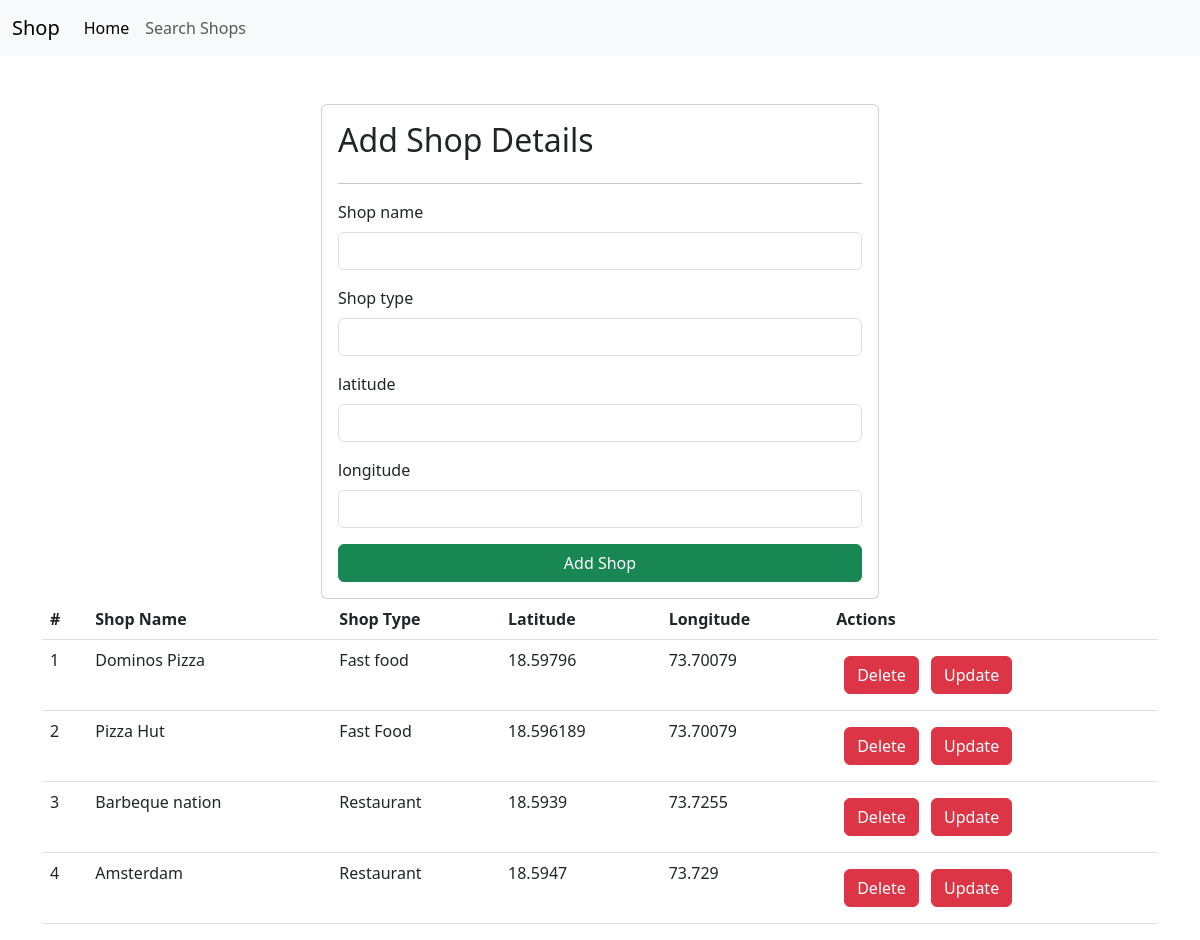
The page / on the database its author committed.
### home/models.py (models this page shows, shortened)
class Shop(models.Model):
    shop_name=models.CharField(max_length=100)
    shop_type=models.CharField(max_length=100)
    latitude = models.FloatField()
    longitude = models.FloatField()
    def __str__(self):
        return f'{self.shop_name} {self.shop_type}'

### home/views.py (the view, shortened to what this page needs)
# urls.py: path('', views.home,name='home'),
def home(request):
    query_set=Shop.objects.all()
    context={'shops':query_set}
    print(context)
    return render(request, 'home.html',context)

### template/home.html (shortened to what this page needs)
{% extends "base.html" %}
{% block start %}
    <div class="container mt-5">
        <form class="col-6 mx-auto card p-3 shadow-1g" method="post">
            <h2>Add Shop Details</h2>
            <hr>
             <div class="mb-3">
                <label for="shopname" class="form-label">Shop name</label>
                <input name="shop_name" required type="text" class="form-control">
             </div>
             <div class="mb-3">
                <label for="shop_type" class="form-label">Shop type</label>
                <input name="shop_type" required type="text" class="form-control">
             </div>
             <div class="mb-3">
                <label for="latitude" class="form-label">latitude</label>
                <input name="latitude" required type="text" class="form-control">
             </div>
             <div class="mb-3">
                <label for="longitude" class="form-label">longitude</label>
                <input name="longitude" required type="text" class="form-control">
             </div>
             <button type="submit" class="btn btn-success">Add Shop</button>
        </form>
        <table class="table">
            <thead>
              <tr>
                <th scope="col">#</th>
                <th scope="col">Shop Name</th>
                <th scope="col">Shop Type</th>
                <th scope="col">Latitude</th>
                <th scope="col">Longitude</th>
                <th scope="col">Actions</th>
              </tr>
            </thead>
            <tbody>
                {% for shop in shops %}
              <tr>
                <td scope="row">{{forloop.counter}}</td>
                <td>{{shop.shop_name}}</td>
                <td>{{shop.shop_type}}</td>
                <td>{{shop.latitude}}</td>
                <td>{{shop.longitude}} </td>
                <td>
                    <a href="/delete_shop/{{shop.id}}/" class="btn btn-danger m-2">Delete</a>
                    <a href="/update_shop/{{shop.id}}/" class="btn btn-danger">Update</a>
                </td>
              </tr>
             {% endfor %}
            </tbody>
          </table>
    </div>
 </body>
</html>
{% endblock %}

### template/base.html (shortened to what this page needs)
<!doctype html>
<html lang="en">
  <head>
    <link href="https://cdn.jsdelivr.net/npm/bootstrap@5.3.0-alpha2/dist/css/bootstrap.min.css" rel="stylesheet">
  </head>
  <body>
    <nav class="navbar navbar-expand-lg bg-body-tertiary">
        <div class="container-fluid">
          <a class="navbar-brand" href="#">Shop</a>
          <div class="collapse navbar-collapse" id="navbarNav">
            <ul class="navbar-nav">
              <li class="nav-item">
                <a class="nav-link active" aria-current="page" href="/">Home</a>
              </li>
              <li class="nav-item">
                <a class="nav-link" href="/search_shop">Search Shops</a>
            </ul>
          </div>
        </div>
      </nav>
  {% block start %}
  {% endblock %}

### rows shown on the page
Shop: shop_name "Dominos Pizza", shop_type "Fast food", latitude "18.59796", longitude "73.70079"
Shop: shop_name "Pizza Hut", shop_type "Fast Food", latitude "18.596189", longitude "73.70079"
Shop: shop_name "Barbeque nation", shop_type "Restaurant", latitude "18.5939", longitude "73.7255"
Shop: shop_name "Amsterdam", shop_type "Restaurant", latitude "18.5947", longitude "73.729"
